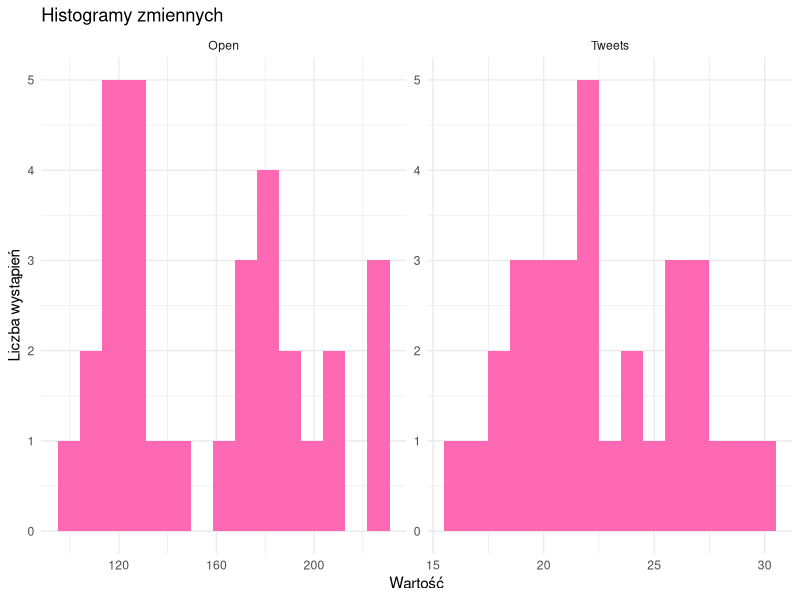
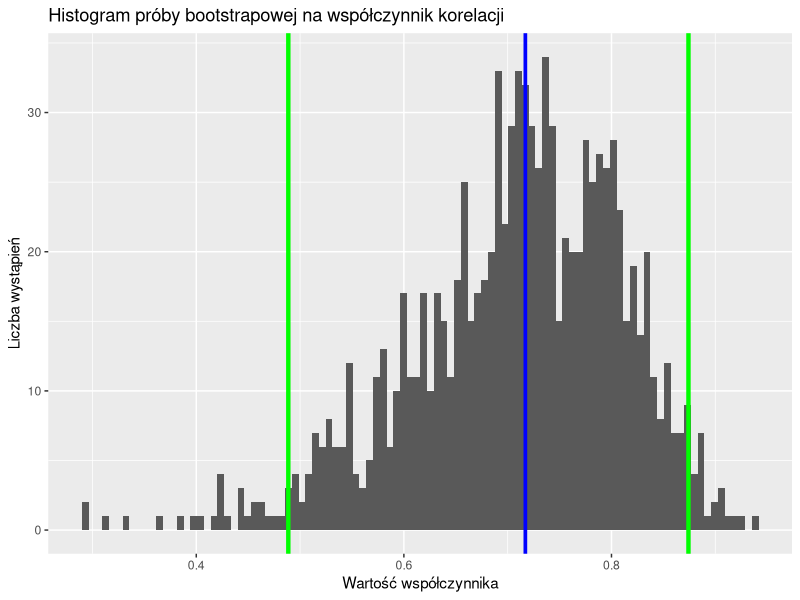
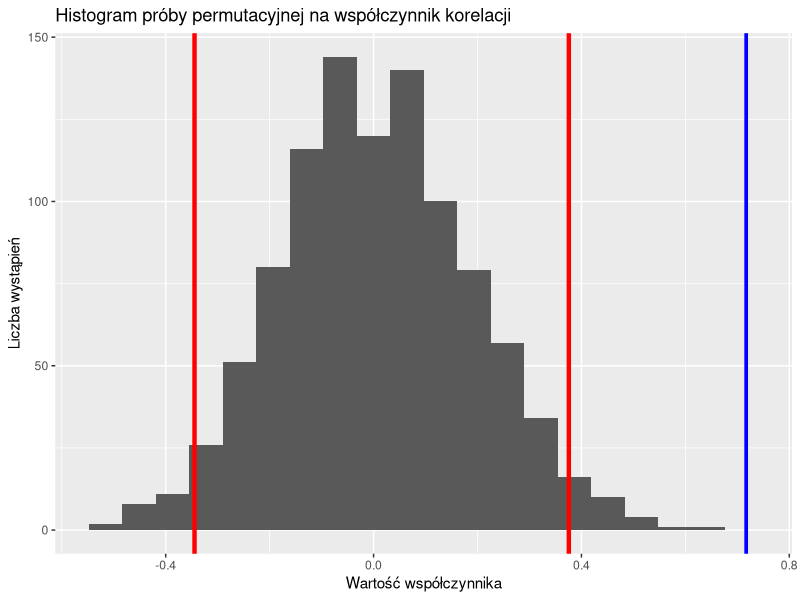

The R script that drew these images, in order:
## ---- chunk 1
library(tidyverse)
## ---- chunk 2
dane <- read_csv('sp3.csv')
dane
## ---- chunk 3
sample_cor <- cor(dane$Tweets, dane$Open)
sample_cor
## ---- chunk 4
dane1 <- dane %>% pivot_longer(cols = 1:2, names_to = 'Zmienna', values_to = 'Wartość')
ggplot(dane1, aes(x = Wartość)) +
  geom_histogram(bins = 15, fill = 'hotpink') +
  facet_wrap(~Zmienna, scales = 'free') +
  labs(title = "Histogramy zmiennych", x = "Wartość", y = "Liczba wystąpień") +
  theme_minimal()
## ---- chunk 5
shapiro.test(dane$Tweets)
## ---- chunk 6
shapiro.test(dane$Open)
## ---- chunk 7
cor.test(dane$Tweets, dane$Open)
## ---- chunk 8
set.seed(100)
bootstrap_samples <- 1000
boostrap <- numeric(bootstrap_samples)

for (i in 1:bootstrap_samples) {
  new_samples <- sample(1:nrow(dane), replace = TRUE)
  boostrap[i] <- cor(dane$Tweets[new_samples], dane$Open[new_samples])
}

bootstrap_quantile <- quantile(boostrap, c(0.025, 0.975))
bootstrap_quantile 

## ---- chunk 9
ggplot(data=tibble(cor=boostrap), aes(x=cor)) + geom_histogram(bins=100) +
  geom_vline(xintercept = bootstrap_quantile , color = "green", linewidth = 1.5) + geom_vline(xintercept = sample_cor, color = "blue", linewidth=1.25) +
  labs(x = "Wartość współczynnika", y = "Liczba wystąpień", title = "Histogram próby bootstrapowej na współczynnik korelacji")
## ---- chunk 10
set.seed(100)
k <- 1000
n <- length(dane$Tweets)
perm <- rep(0,k)
for(i in 1:k){
  perm[i] <- cor(dane$Tweets, sample(dane$Open, n, replace=FALSE))
}
## ---- chunk 11
perm_quantile <- quantile(perm, c(0.025,0.975))
perm_quantile
## ---- chunk 12
ggplot(data=tibble(cor=perm), aes(x=cor)) + geom_histogram(bins=20) +
  geom_vline(xintercept = perm_quantile, color = "red", linewidth = 1.5) + 
  geom_vline(xintercept = sample_cor, color = "blue", linewidth = 1.25) +
  labs(x = "Wartość współczynnika", y = "Liczba wystąpień", title = "Histogram próby permutacyjnej na współczynnik korelacji")
